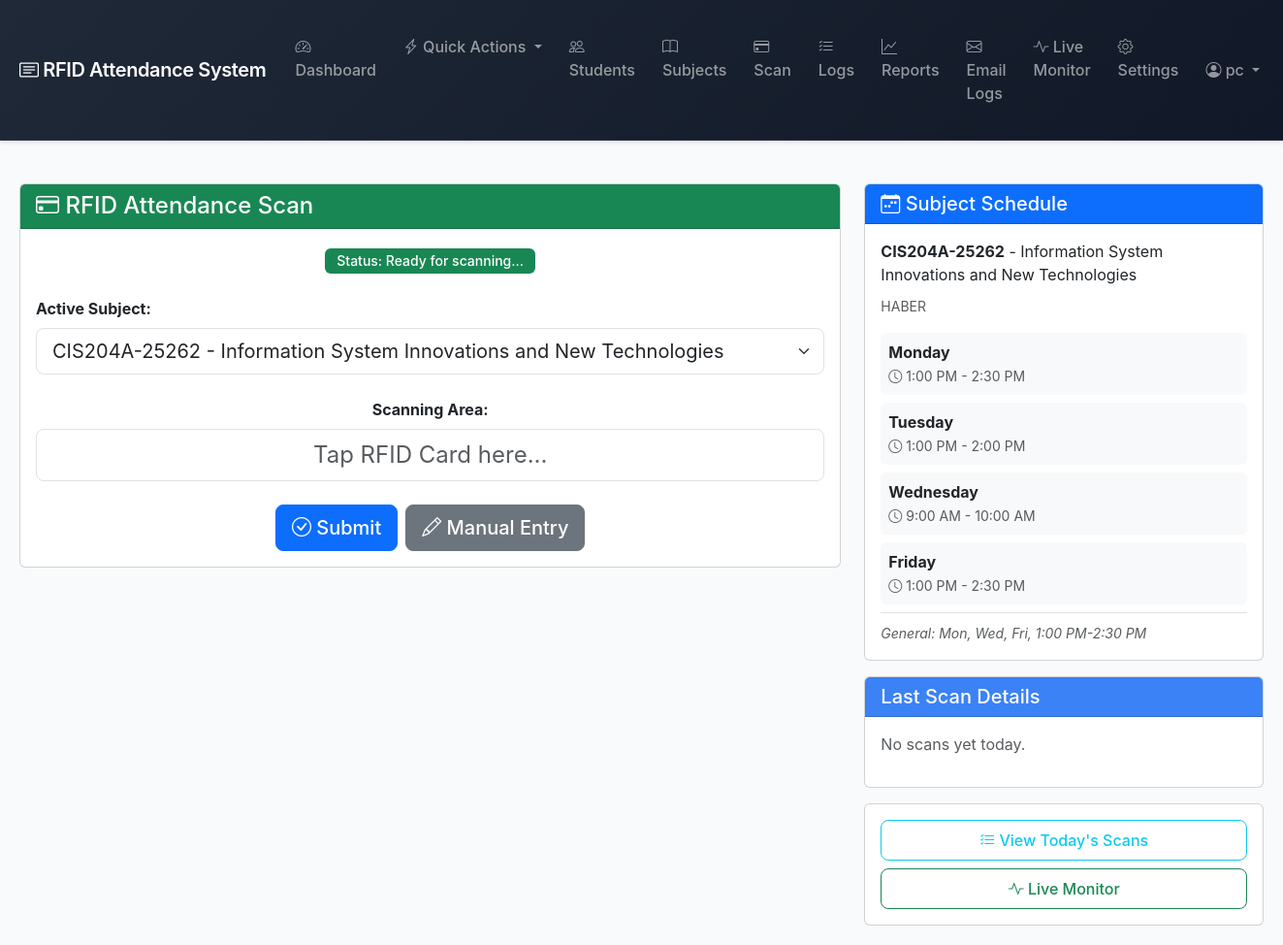
/scan/ (signed in), run on the app's committed database.
### attendance/models.py (models this page shows, shortened)
class Subject(models.Model):
    code = models.CharField(max_length=20)
    name = models.CharField(max_length=100)
    instructor = models.ForeignKey('Instructor', on_delete=models.PROTECT, related_name='subjects', null=True, blank=True, help_text="Instructor assigned to this subject")
    adviser = models.ForeignKey(Adviser, on_delete=models.CASCADE, related_name='subjects', null=True, blank=True, help_text="Adviser who created/owns this subject")
    course = models.ForeignKey('Course', on_delete=models.PROTECT, related_name='subjects', null=True, blank=True, help_text="Course this subject belongs to (optional for general subjects)")
    course_code = models.CharField(max_length=50, blank=True, default='', help_text="Course code (e.g., BSIT, BSCS)")
    course_number = models.CharField(max_length=50, blank=True, default='', help_text="Course number (e.g., 101, 201)")
    schedule_days = models.CharField(max_length=50, blank=True, default='', help_text="e.g., Mon,Wed,Fri")
    schedule_time_start = models.TimeField(null=True, blank=True)
    schedule_time_end = models.TimeField(null=True, blank=True)
    is_active = models.BooleanField(default=True)
    created_at = models.DateTimeField(auto_now_add=True, null=True, blank=True)
    class Meta:
        ordering = ['code']
        unique_together = [['code', 'adviser']]

class Instructor(models.Model):
    name = models.CharField(max_length=100)
    email = models.EmailField(unique=True, null=True, blank=True)
    employee_id = models.CharField(max_length=50, unique=True, null=True, blank=True)
    adviser = models.ForeignKey('Adviser', on_delete=models.CASCADE, related_name='instructors', help_text="Adviser this instructor is designated to")
    is_active = models.BooleanField(default=True)
    created_at = models.DateTimeField(auto_now_add=True)
    updated_at = models.DateTimeField(auto_now=True)
    class Meta:
        ordering = ['name']
        verbose_name_plural = "Instructors"
        indexes = [
            models.Index(fields=['adviser', 'is_active']),
        ]

class SubjectSchedule(models.Model):
    DAY_CHOICES = [
        (0, 'Monday'),
        (1, 'Tuesday'),
        (2, 'Wednesday'),
        (3, 'Thursday'),
        (4, 'Friday'),
        (5, 'Saturday'),
        (6, 'Sunday'),
    ]
    subject = models.ForeignKey(Subject, on_delete=models.CASCADE, related_name='schedules')
    day_of_week = models.IntegerField(choices=DAY_CHOICES, null=True, blank=True, help_text="Day of the week (0=Monday, 6=Sunday)")
    time_start = models.TimeField()
    time_end = models.TimeField()
    date = models.DateField(null=True, blank=True, help_text="Optional: Specific date override (for backward compatibility)")
    created_at = models.DateTimeField(auto_now_add=True)
    def get_day_name(self):
        return dict(self.DAY_CHOICES).get(self.day_of_week, 'Unknown')
    class Meta:
        ordering = ['day_of_week', 'time_start']
        unique_together = ['subject', 'day_of_week', 'time_start']

### attendance/views.py (the view, shortened to what this page needs)
# urls.py: path('scan/', views.scan_view, name='scan'),
@login_required
def scan_view(request):
    subjects_qs = filter_subjects_by_user(request.user).filter(is_active=True).prefetch_related('schedules')
    active_subject_id = request.GET.get('subject_id')
    active_subject = None
    if active_subject_id:
        try:
            active_subject = subjects_qs.filter(id=active_subject_id).first()
        except (ValueError, TypeError):
            pass
    if not active_subject:
        active_subject = subjects_qs.first()
    subjects_to_display = subjects_qs
    if active_subject:
        last_scan = Attendance.objects.select_related('student', 'subject').filter(
            subject=active_subject
        ).order_by('-created_at').first()
    else:
        accessible_subject_ids = subjects_qs.values_list('id', flat=True)
        last_scan = Attendance.objects.select_related('student', 'subject').filter(
            subject_id__in=accessible_subject_ids
        ).order_by('-created_at').first()
    context = {
        'subject': active_subject,
        'subjects': subjects_to_display,
        'last_scan': last_scan,
    }
    return render(request, 'attendance/scan.html', context)

### attendance/templates/attendance/scan.html (shortened to what this page needs)
{% extends 'attendance/base.html' %}
{% block content %}
<div class="row">
    <div class="col-md-8">
        <div class="card">
            <div class="card-header bg-success text-white">
                <h4 class="mb-0"><i class="bi bi-credit-card"></i> RFID Attendance Scan</h4>
            </div>
            <div class="card-body">
                <p class="lead mb-4 text-center">
                    <span class="badge bg-success">Status: Ready for scanning...</span>
                </p>
                <form method="POST" action="{% url 'scan' %}" id="scanForm">
                    <div class="mb-4">
                        <label for="subject_id" class="form-label"><strong>Active Subject:</strong></label>
                        <select class="form-select form-select-lg" id="subject_id" name="subject_id" onchange="changeSubject(this.value)" required>
                            {% for subj in subjects %}
                            <option value="{{ subj.id }}" {% if subject and subject.id == subj.id %}selected{% endif %}>
                                {{ subj.code }} - {{ subj.name }}
                            </option>
                            {% endfor %}
                        </select>
                    </div>
                    <div class="mb-4 text-center">
                        <label for="rfid_id" class="form-label"><strong>Scanning Area:</strong></label>
                        <input type="text" class="form-control form-control-lg text-center"
                               id="rfid_id" name="rfid_id"
                               placeholder="Tap RFID Card here..."
                               autofocus autocomplete="off" style="font-size: 1.5rem;">
                    </div>
                    <div class="d-flex gap-2 justify-content-center">
                        <button type="submit" class="btn btn-primary btn-lg">
                            <i class="bi bi-check-circle"></i> Submit
                        </button>
                        <a href="{% url 'manual_entry' %}" class="btn btn-secondary btn-lg">
                            <i class="bi bi-pencil"></i> Manual Entry
                        </a>
                    </div>
                </form>
            </div>
        </div>
    </div>
    <div class="col-md-4">
        {% if subject %}
        <div class="card">
            <div class="card-header bg-primary text-white">
                <h5 class="mb-0"><i class="bi bi-calendar-week"></i> Subject Schedule</h5>
            </div>
            <div class="card-body">
                <p class="mb-2"><strong>{{ subject.code }}</strong> - {{ subject.name }}</p>
                <p class="mb-3 text-muted"><small>{% if subject.instructor %}{{ subject.instructor.name }}{% else %}—{% endif %}</small></p>
                {% if subject.schedules.exists %}
                    <div class="schedule-list">
                        {% for schedule in subject.schedules.all %}
                            {% if schedule.day_of_week is not None %}
                            <div class="mb-2 p-2 bg-light rounded">
                                <strong>{{ schedule.get_day_name }}</strong><br>
                                <small class="text-muted">
                                    <i class="bi bi-clock"></i> {{ schedule.time_start|time:"g:i A" }} - {{ schedule.time_end|time:"g:i A" }}
                                </small>
                            </div>
                            {% endif %}
                        {% endfor %}
                    </div>
                    {% if subject.schedule_days and subject.schedule_time_start %}
                        <div class="mt-2 pt-2 border-top">
                            <small class="text-muted">
                                <em>General: {{ subject.schedule_days }}, {{ subject.schedule_time_start|time:"g:i A" }}-{{ subject.schedule_time_end|time:"g:i A" }}</em>
                            </small>
                        </div>
                    {% endif %}
                {% else %}
                    <p class="text-muted"><small>No schedule defined for this subject.</small></p>
                {% endif %}
            </div>
        </div>
        {% endif %}
        <div class="card mt-3">
            <div class="card-header bg-info text-white">
                <h5 class="mb-0">Last Scan Details</h5>
            </div>
            <div class="card-body">
                {% if last_scan %}
                <p><strong>Student Name:</strong> {{ last_scan.student.name }}</p>
                <p><strong>RFID ID:</strong> {{ last_scan.student.rfid_id }}</p>
                <p><strong>Subject:</strong> {{ last_scan.subject.code }}</p>
                <p><strong>Date:</strong> {{ last_scan.date|date:"m/d/Y" }}</p>
                <p><strong>Time In:</strong> {{ last_scan.time_in|time:"g:i A"|default:"--:--" }}</p>
                <p><strong>Time Out:</strong> {{ last_scan.time_out|time:"g:i A"|default:"--:--" }}</p>
                <p>
                    <strong>Status:</strong>
                    <span class="badge bg-{% if last_scan.status == 'PRESENT' %}success{% elif last_scan.status == 'LATE' %}warning{% else %}danger{% endif %}">
                        {{ last_scan.status }} ✓
                    </span>
                </p>
                {% else %}
                <p class="text-muted">No scans yet today.</p>
                {% endif %}
            </div>
        </div>
        <div class="card mt-3">
            <div class="card-body">
                <a href="{% url 'attendance_logs' %}" class="btn btn-outline-info w-100 mb-2">
                    <i class="bi bi-list-check"></i> View Today's Scans
                </a>
                <a href="{% url 'live_monitor' %}" class="btn btn-outline-success w-100">
                    <i class="bi bi-activity"></i> Live Monitor
                </a>
            </div>
        </div>
    </div>
</div>
{% endblock %}

### attendance/templates/attendance/base.html (shortened to what this page needs)
<!DOCTYPE html>
<html lang="en">
<head>
    <link href="https://cdn.jsdelivr.net/npm/bootstrap@5.3.0/dist/css/bootstrap.min.css" rel="stylesheet">
    <link rel="stylesheet" href="https://cdn.jsdelivr.net/npm/bootstrap-icons@1.11.0/font/bootstrap-icons.css">
</head>
<body>
    {% if user.is_authenticated %}
    <nav class="navbar navbar-expand-lg navbar-dark {% if user.student_profile %}bg-success{% elif is_adviser %}bg-info{% else %}bg-dark{% endif %} mb-4">
        <div class="container-fluid">
            <a class="navbar-brand" href="{% if user.student_profile %}{% url 'student_features' %}{% elif is_adviser %}{% url 'adviser_features' %}{% else %}{% url 'dashboard' %}{% endif %}">
                <i class="bi bi-card-text"></i> RFID Attendance System
            </a>
            <div class="collapse navbar-collapse" id="navbarNav">
                {% if user.student_profile %}
                <ul class="navbar-nav me-auto">
                    <li class="nav-item">
                        <a class="nav-link" href="{% url 'student_features' %}">
                            <i class="bi bi-speedometer2"></i> Features
                        </a>
                    </li>
                    <li class="nav-item">
                        <a class="nav-link" href="{% url 'student_dashboard' %}">
                            <i class="bi bi-clipboard-data"></i> My Dashboard
                        </a>
                    </li>
                    <li class="nav-item">
                        <a class="nav-link" href="{% url 'student_enroll_subjects' %}">
                            <i class="bi bi-book-plus"></i> Enroll Subjects
                        </a>
                    </li>
                </ul>
                <ul class="navbar-nav">
                    <li class="nav-item dropdown">
                        <a class="nav-link dropdown-toggle" href="#" id="navbarDropdown" role="button" data-bs-toggle="dropdown">
                            <i class="bi bi-person-circle"></i> {{ user.student_profile.name }}
                        </a>
                        <ul class="dropdown-menu dropdown-menu-end">
                            <li><a class="dropdown-item" href="{% url 'student_features' %}">
                                <i class="bi bi-speedometer2"></i> Features Dashboard
                            </a></li>
                            <li><a class="dropdown-item" href="{% url 'student_dashboard' %}">
                                <i class="bi bi-house"></i> Dashboard
                            </a></li>
                            <li><a class="dropdown-item" href="{% url 'student_enroll_subjects' %}">
                                <i class="bi bi-book-plus"></i> Enroll Subjects
                            </a></li>
                            <li><hr class="dropdown-divider"></li>
                            <li><a class="dropdown-item" href="{% url 'student_logout' %}">
                                <i class="bi bi-box-arrow-right"></i> Logout
                            </a></li>
                        </ul>
                    </li>
                </ul>
                {% else %}
                <ul class="navbar-nav me-auto">
                    <li class="nav-item">
                        <a class="nav-link" href="{% url 'dashboard' %}">
                            <i class="bi bi-speedometer2"></i> Dashboard
                        </a>
                    </li>
                    <li class="nav-item dropdown">
                        <a class="nav-link dropdown-toggle" href="#" id="quickActionsDropdown" role="button" data-bs-toggle="dropdown" aria-expanded="false">
                            <i class="bi bi-lightning-charge"></i> Quick Actions
                        </a>
                    </li>
                    <li class="nav-item">
                        <a class="nav-link" href="{% url 'student_list' %}">
                            <i class="bi bi-people"></i> Students
                        </a>
                    </li>
                    <li class="nav-item">
                        <a class="nav-link" href="{% url 'subject_list' %}">
                            <i class="bi bi-book"></i> Subjects
                        </a>
                    </li>
                    <li class="nav-item">
                        <a class="nav-link" href="{% url 'scan' %}">
                            <i class="bi bi-credit-card"></i> Scan
                        </a>
                    </li>
                    <li class="nav-item">
                        <a class="nav-link" href="{% url 'attendance_logs' %}">
                            <i class="bi bi-list-check"></i> Logs
                        </a>
                    </li>
                    <li class="nav-item">
                        <a class="nav-link" href="{% url 'student_summary' %}">
                            <i class="bi bi-graph-up"></i> Reports
                        </a>
                    </li>
                    <li class="nav-item">
                        <a class="nav-link" href="{% url 'email_logs' %}">
                            <i class="bi bi-envelope"></i> Email Logs
                        </a>
                    </li>
                    <li class="nav-item">
                        <a class="nav-link" href="{% url 'live_monitor' %}">
                            <i class="bi bi-activity"></i> Live Monitor
                        </a>
                    </li>
                    <li class="nav-item">
                        <a class="nav-link" href="{% url 'settings' %}">
                            <i class="bi bi-gear"></i> Settings
                        </a>
                    </li>
                </ul>
                <ul class="navbar-nav">
                    <li class="nav-item dropdown">
                        <a class="nav-link dropdown-toggle" href="#" id="navbarDropdown" role="button" data-bs-toggle="dropdown">
                            <i class="bi bi-person-circle"></i> {{ user.get_full_name|default:user.username }}
                        </a>
                    </li>
                </ul>
                {% endif %}
            </div>
        </div>
    </nav>
    {% endif %}
    <div class="container-fluid">
        {% block content %}{% endblock %}
    </div>
</body>
</html>

### data on the page
Subject: code "CIS204A-25262", name "Information System Innovations and New Technologies", instructor.name "HABER", schedule_days "Mon, Wed, Fri", schedule_time_start "1:00 PM", schedule_time_end "2:30 PM"
SubjectSchedule: get_day_name "Monday", time_start "1:00 PM", time_end "2:30 PM"
SubjectSchedule: get_day_name "Tuesday", time_start "1:00 PM", time_end "2:00 PM"
SubjectSchedule: get_day_name "Wednesday", time_start "9:00 AM", time_end "10:00 AM"
SubjectSchedule: get_day_name "Friday", time_start "1:00 PM", time_end "2:30 PM"

### other printed values
{{ user.get_full_name|default:user.username }} "pc"
form field subject_id "CIS204A-25262 - Information System Innovations and New Technologies"
